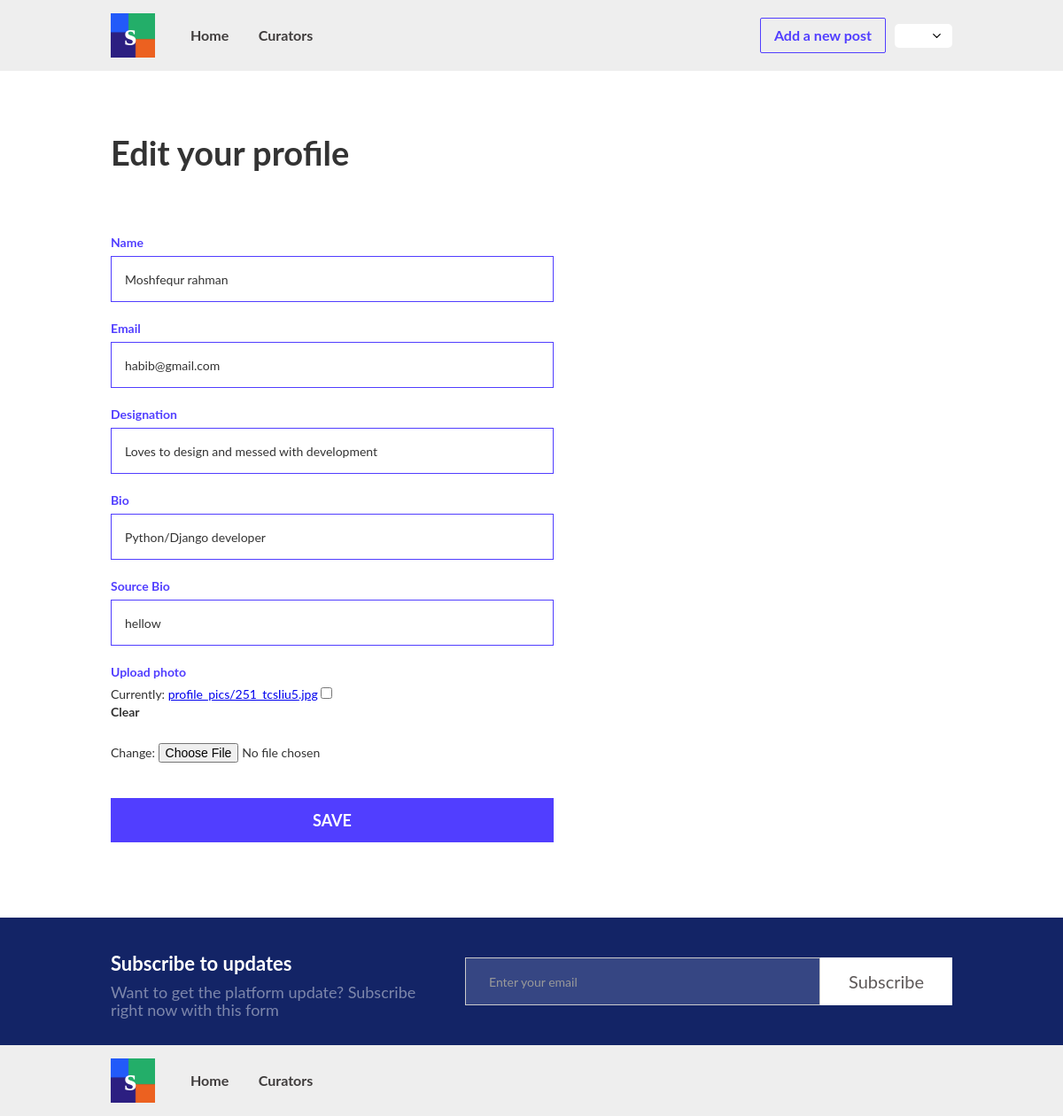
/edit/3/profile/ (signed in), run on the app's committed database.
### users/models.py (models this page shows, shortened)
class Profile(models.Model):
    user = models.OneToOneField(settings.AUTH_USER_MODEL, on_delete=models.CASCADE, related_name='profile')
    name = models.CharField(max_length=100, null=True, blank=True)
    email = models.EmailField(max_length=100, null=True, blank=True)
    designation = models.CharField(max_length=500, null=True, blank=True)
    bio = models.CharField(max_length=500, null=True, blank=True)
    source_bio = models.CharField(max_length=500, null=True, blank=True)
    image = models.ImageField(upload_to='profile_pics', blank=True)

### users/views.py (the view, shortened to what this page needs)
# urls.py: path('edit/<int:pk>/profile/', EditProfileView.as_view(), name='edit-profile'),
class EditProfileView(LoginRequiredMixin, SuccessMessageMixin, UpdateView):
    model = Profile
    form_class = ProfileForm
    template_name = 'users/edit_profile.html'
    success_message = 'Successfully updated your profile.'

### users/forms.py
class ProfileForm(forms.ModelForm):
    class Meta:
        model = Profile
        fields = ('name', 'email', 'designation', 'bio', 'source_bio', 'image')
        widgets = {
            'name': forms.TextInput(attrs={
                'class': 'text-field w-input',
                'placeholder': 'eg. moshfequr rahman',
                'required': True
            }),
            'email': forms.EmailInput(attrs={
                'class': 'text-field w-input',
                'placeholder': 'eg. email@gmail.com',
                'required': True
            }),
            'designation': forms.TextInput(attrs={
                'class': 'text-field w-input',
                'placeholder': 'eg. Webflow developer'
            }),
            'bio': forms.TextInput(attrs={
                'class': 'text-field w-input',
                'placeholder': 'eg. google.com'
            }),
            'source_bio': forms.TextInput(attrs={
                'class': 'text-field w-input',
                'placeholder': 'eg. Why this source is important?'
            }),
        }

### templates/users/edit_profile.html (shortened to what this page needs)
{% extends 'base.html' %}
{% block content %}
  <div class="wrap">
    <div class="div-block">
      <h1 class="title">Edit your profile</h1>
      <div class="form-block-2 w-form">
        <form id="form" name="form" data-name="Profile Form" action="." method="post" enctype="multipart/form-data">
            <label for="name" class="field-label">Name</label>
            {{ form.name }}
            <label for="email" class="field-label">Email</label>
            {{ form.email }}
            <label for="designation" class="field-label">Designation</label>
            {{ form.designation }}
            <label for="bio" class="field-label">Bio</label>
            {{ form.bio }}
            <label for="source_bio" class="field-label">Source Bio</label>
            {{ form.source_bio }}
            <label for="image" class="field-label">Upload photo</label>
            {{ form.image }}
            <br>
            <br>
            <br>
            <button type="submit" data-wait="Please wait..." class="submit-button-2 w-button">Save</button>
        </form>
      </div>
    </div>
  </div>
  {% include 'subscribe.html' %}
{% endblock %}

### static/css/webflow.css (style rules this page uses)
* { -webkit-box-sizing: border-box; -moz-box-sizing: border-box; box-sizing: border-box; }
html { height: 100%; }
body { margin: 0; min-height: 100%; background-color: #fff; font-family: Arial, sans-serif; font-size: 14px; line-height: 20px; color: #333; }
.w-button { display: inline-block; padding: 9px 15px; background-color: #3898EC; color: white; border: 0; line-height: inherit; text-decoration: none; cursor: pointer; border-radius: 0; }
h1, h2, h3, h4, h5, h6 { font-weight: bold; margin-bottom: 10px; }
h1 { font-size: 38px; line-height: 44px; margin-top: 20px; }
button, html input[type="button"], input[type="reset"] { border: 0; cursor: pointer; -webkit-appearance: button; }
.w-form { margin: 0 0 15px; }
label { display: block; margin-bottom: 5px; font-weight: bold; }
.w-input, .w-select { display: block; width: 100%; height: 38px; padding: 8px 12px; margin-bottom: 10px; font-size: 14px; line-height: 1.428571429; color: #333333; vertical-align: middle; background-color: #ffffff; border: 1px solid #cccccc; }

### static/css/skilbook.webflow.css (style rules this page uses)
.body { font-family: Lato, sans-serif; }
.wrap { max-width: 950px; margin-right: auto; margin-left: auto; }
.title { margin-top: 0px; }
.div-block { padding-top: 70px; padding-bottom: 70px; }
.form-block-2 { width: 500px; padding-top: 60px; }
.field-label { color: #513eff; }
.text-field { margin-bottom: 20px; padding: 25px 15px; border-style: solid; border-width: 1px; border-color: #513eff; }
.submit-button-2 { display: block; width: 100%; padding-top: 15px; padding-bottom: 15px; background-color: #513eff; font-size: 18px; font-weight: 700; text-transform: uppercase; }

### data on the page
Profile: name "Moshfequr rahman", email "habib@gmail.com", designation "Loves to design and messed with development", bio "Python/Django developer", source_bio "hellow"
